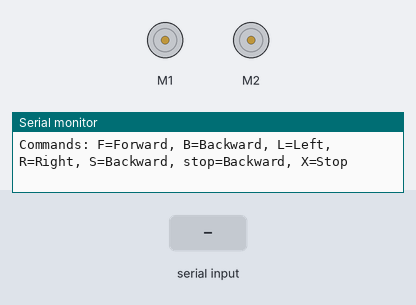
This sketch was run on a simulated Arduino Uno, built with avr-gcc and run on an emulated ATmega328P. On the bench: 2 × DC motor (green arrow = forward, orange = backward, longer = faster), the last lines printed to the serial monitor. The inputs (shaded band) are chosen by the test bench.

Above: at 1.3 s.
1.4 s: "A1\n" received over Serial
At 1.55 s:
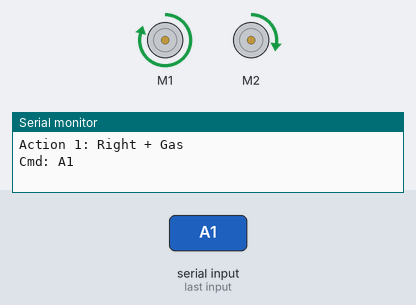
3.2 s: "stop\n" received over Serial
At 3.35 s:
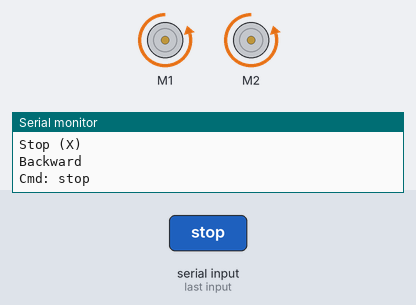
5.0 s: "2\n" received over Serial
At 5.15 s:
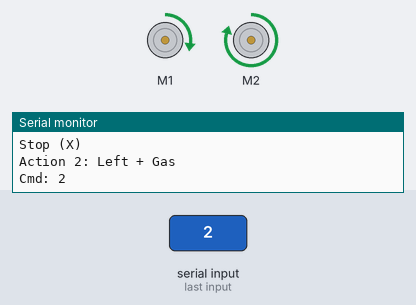
6.8 s: "3\n" received over Serial
At 6.95 s:
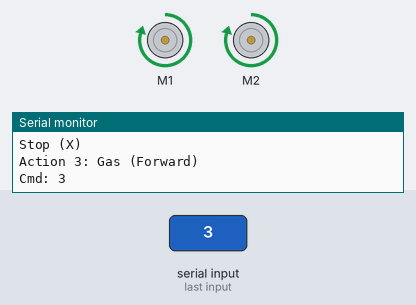
8.6 s: "F90\n" received over Serial
At 8.75 s:
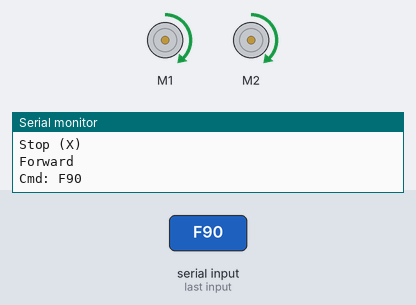
10.4 s: "L90\n" received over Serial
At 10.55 s:
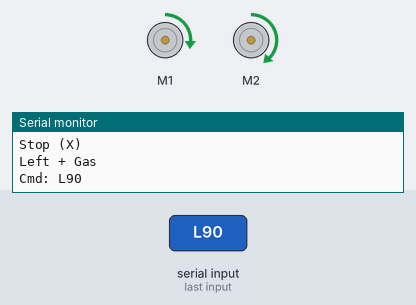
Timing chart, 0 to 13.2 s (numbered marks = the images above; inputs shaded):
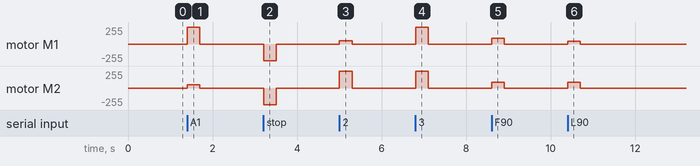

The sketch:

test.ino
```cpp
#include <AFMotor.h>

// 모터 객체 선언 (M1, M2 포트 사용)
AF_DCMotor motor1(1);
AF_DCMotor motor2(2);

// 명령어 버퍼
String command = "";
char commandType = 'S';  // F: Forward, B: Backward, L: Left+Gas, R: Right+Gas, S: Backward, X: Stop
int speedValue = 0;
const unsigned long COMMAND_DURATION_MS = 300;  // 최소 명령 지속 시간: 100ms (0.1초)
bool commandActive = false;
unsigned long commandStartTime = 0;

// 기본 속도 설정
const int DEFAULT_SPEED = 250;
const int TURN_SPEED_HIGH = 250;
const int TURN_SPEED_LOW = 50;

void setup() {
  // 시리얼 통신 초기화
  Serial.begin(9600);

  // 모터 초기화
  motor1.setSpeed(0);
  motor2.setSpeed(0);
  motor1.run(RELEASE);
  motor2.run(RELEASE);

  Serial.println("RC Car Ready! (CarRacing Compatible)");
  Serial.println("Actions: 0=Stop, 1=Right+Gas, 2=Left+Gas, 3=Gas, 4=Brake");
  Serial.println("Commands: F=Forward, B=Backward, L=Left, R=Right, S=Backward, stop=Backward, X=Stop");
}

void loop() {
  // 시리얼 데이터가 있으면 읽기
  if (Serial.available() > 0) {
    command = Serial.readStringUntil('\n');
    command.trim();  // 공백 제거

    if (command.length() > 0) {
      // 이산 액션 명령어 지원 (0-4)
      // 형식 1: "A0", "A1" (A 접두사)
      // 형식 2: "0", "1" (숫자만)
      if (command.charAt(0) == 'A') {
        // 이산 액션 모드 (A 접두사)
        int actionNum = command.substring(1).toInt();
        if (actionNum >= 0 && actionNum <= 4) {
          executeDiscreteAction(actionNum);
          // 정지 액션(0, 4)은 자동 정지 타이머 비활성화
          if (actionNum == 0 || actionNum == 4) {
            commandActive = false;
          } else {
            commandActive = true;
            commandStartTime = millis();
          }
        } else {
          Serial.println("Invalid action number (0-4)");
        }
      } else if (isDigit(command.charAt(0))) {
        // 숫자만 오는 경우 (0-4 직접 입력)
        int actionNum = command.toInt();
        if (actionNum >= 0 && actionNum <= 4) {
          executeDiscreteAction(actionNum);
          // 정지 액션(0, 4)은 자동 정지 타이머 비활성화
          if (actionNum == 0 || actionNum == 4) {
            commandActive = false;
          } else {
            commandActive = true;
            commandStartTime = millis();
          }
        } else {
          Serial.println("Invalid action number (0-4)");
        }
      } else if (command.equalsIgnoreCase("stop")) {
        // "stop" 텍스트 명령: 뒤로 가기
        executeCommand('B', DEFAULT_SPEED);
        commandActive = true;
        commandStartTime = millis();
      } else {
        // 기존 명령어 형식: [F/L/R/S/X/B][속도]
        commandType = command.charAt(0);

        // 속도 값 파싱
        if (command.length() > 1) {
          String params = command.substring(1);
          speedValue = params.toInt();
          speedValue = constrain(speedValue, 0, 255);
        } else {
          speedValue = DEFAULT_SPEED;
        }

        executeCommand(commandType, speedValue);

        if (commandType == 'X') {
          // 'X' (Brake)만 정지로 처리, 자동 정지 타이머 비활성화
          commandActive = false;
        } else {
          // 'S' 포함 모든 명령은 지속 동작 (뒤로 가기 포함)
          commandActive = true;
          commandStartTime = millis();
        }
      }

      // 디버깅 출력
      Serial.print("Cmd: ");
      Serial.println(command);
    }
  }

  // 자동 정지 (안전 기능) - COMMAND_DURATION_MS만큼 지나면 자동 정지
  if (commandActive && millis() - commandStartTime >= COMMAND_DURATION_MS) {
    executeCommand('X', 0);  // 'X' (Brake)로 정지
    commandActive = false;
  }
}

// 이산 액션 실행 (CarRacing-v3 호환)
// RC Car에서는 action 0(coast)과 action 4(brake) 모두 정지로 처리
void executeDiscreteAction(int action) {
  switch(action) {
    case 0:  // 정지 (do nothing / coast) → RC Car: 정지
    case 4:  // 브레이크 (brake) → RC Car: 정지 (동일하게 처리)
      motor1.setSpeed(0);
      motor2.setSpeed(0);
      motor1.run(RELEASE);
      motor2.run(RELEASE);
      if (action == 0) {
        Serial.println("Action 0: Stop (Coast)");
      } else {
        Serial.println("Action 4: Stop (Brake)");
      }
      break;

    case 1:  // 우회전 + 가스 (steer right + gas)
      motor1.setSpeed(TURN_SPEED_HIGH);  // 왼쪽 바퀴 빠르게
      motor2.setSpeed(TURN_SPEED_LOW);   // 오른쪽 바퀴 느리게
      motor1.run(FORWARD);
      motor2.run(FORWARD);
      Serial.println("Action 1: Right + Gas");
      break;

    case 2:  // 좌회전 + 가스 (steer left + gas)
      motor1.setSpeed(TURN_SPEED_LOW);   // 왼쪽 바퀴 느리게
      motor2.setSpeed(TURN_SPEED_HIGH);  // 오른쪽 바퀴 빠르게
      motor1.run(FORWARD);
      motor2.run(FORWARD);
      Serial.println("Action 2: Left + Gas");
      break;

    case 3:  // 직진 가스 (gas only)
      motor1.setSpeed(DEFAULT_SPEED);
      motor2.setSpeed(DEFAULT_SPEED);
      motor1.run(FORWARD);
      motor2.run(FORWARD);
      Serial.println("Action 3: Gas (Forward)");
      break;

    default:
      Serial.println("Unknown action");
      break;
  }
}

// 레거시 명령어 실행 (F: Forward, B: Backward, L: Left+Gas, R: Right+Gas, S: Backward, X: Stop)
void executeCommand(char cmd, int speed) {
  switch(cmd) {
    case 'F':  // Forward (직진 + 가스)
      motor1.setSpeed(speed);
      motor2.setSpeed(speed);
      motor1.run(FORWARD);
      motor2.run(FORWARD);
      Serial.println("Forward");
      break;

    case 'L':  // Left + Gas (좌회전 + 가스)
      motor1.setSpeed(speed / 2);
      motor2.setSpeed(speed);
      motor1.run(FORWARD);
      motor2.run(FORWARD);
      Serial.println("Left + Gas");
      break;

    case 'R':  // Right + Gas (우회전 + 가스)
      motor1.setSpeed(speed);
      motor2.setSpeed(speed / 2);
      motor1.run(FORWARD);
      motor2.run(FORWARD);
      Serial.println("Right + Gas");
      break;

    case 'S':  // Backward (뒤로 가기)
      motor1.setSpeed(DEFAULT_SPEED);
      motor2.setSpeed(DEFAULT_SPEED);
      motor1.run(BACKWARD);
      motor2.run(BACKWARD);
      Serial.println("Backward (S)");
      break;

    case 'X':  // Stop (정지) - 자동 정지 기능에서도 사용
      motor1.setSpeed(0);
      motor2.setSpeed(0);
      motor1.run(RELEASE);
      motor2.run(RELEASE);
      Serial.println("Stop (X)");
      break;

    case 'B':  // Backward (뒤로 가기)
      motor1.setSpeed(speed);
      motor2.setSpeed(speed);
      motor1.run(BACKWARD);
      motor2.run(BACKWARD);
      Serial.println("Backward");
      break;

    default:
      Serial.println("Unknown command");
      break;
  }
}
```

Measured:
- after the input at 1.4 s, motor M1: stopped → forward 250/255 at once, → stopped 0.30 s later; motor M2: stopped → forward 50/255 at once, → stopped 0.30 s later
- after the input at 3.2 s, motor M1, motor M2: stopped → backward 250/255 at once, → stopped 0.30 s later
- after the input at 5.0 s, motor M1: stopped → forward 50/255 at once, → stopped 0.30 s later; motor M2: stopped → forward 250/255 at once, → stopped 0.30 s later
- after the input at 6.8 s, motor M1, motor M2: stopped → forward 250/255 at once, → stopped 0.30 s later
- after the input at 8.6 s, motor M1, motor M2: stopped → forward 90/255 at once, → stopped 0.30 s later
- after the input at 10.4 s, motor M1: stopped → forward 45/255 at once, → stopped 0.30 s later; motor M2: stopped → forward 90/255 at once, → stopped 0.30 s later
